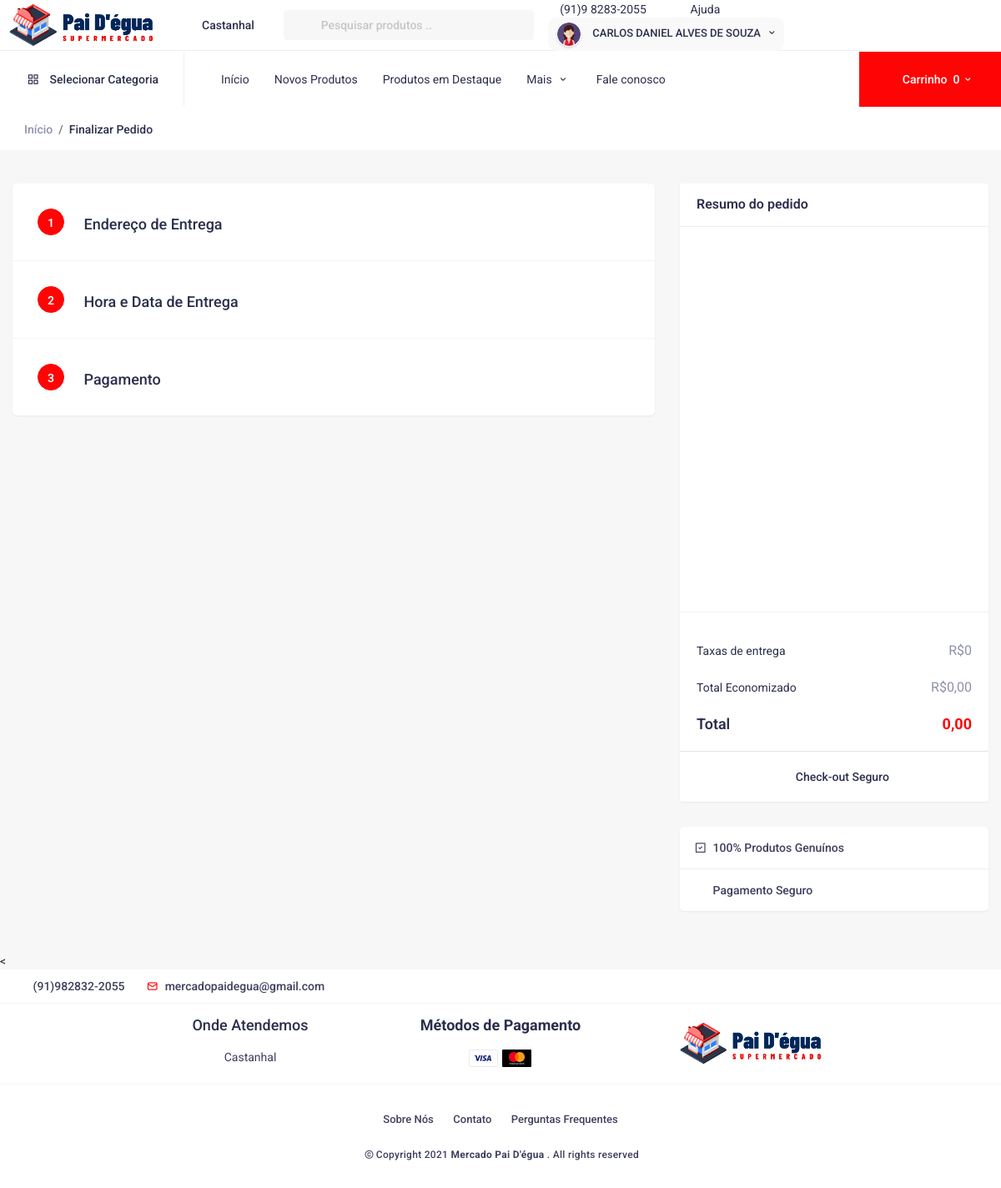
Page /HTML/Frontend/checkout.php (signed in) on the committed database.
### tables this page shows
CREATE TABLE `cliente` (
  `id` int(11) NOT NULL,
  `nome` varchar(40) NOT NULL,
  `email` varchar(25) NOT NULL,
  `senha` varchar(15) NOT NULL,
  `telefone` varchar(17) NOT NULL,
  `data_nascimento` date NOT NULL,
  `foto` blob NOT NULL
);

### HTML/Frontend/php/dados_cliente.php (called while the page is built)
<?php
		include('conexao.php');
		$telefone = $_SESSION['telefone'];
		$query = "SELECT * FROM cliente WHERE telefone = '$telefone'";
		$array = mysqli_query($conexao,$query);
		$resultado = mysqli_fetch_array($array);
?>

### HTML/Frontend/php/dados_endereco.php (called while the page is built, shortened)
<?php
include('dados_cliente.php');
?>

### HTML/Frontend/php/functions/cart.php (called while the page is built, shortened)
<?php
function getContentCart($pdo) {
	$results = array();
	return $results;
}
function conta_produtos($pdo) {
	$cont_itens = 0;
	return $cont_itens;
}
function getTotalfrete($pdo) {
	$frete = 6;
	$total = 0;
	if($total == 0){
		$frete = 0;
		$total = $total + $frete;
		return $total;
	}
	else{
		$total = $total + $frete;
		return $total;
	}
}
function getfrete($pdo) {
	$total = 0;
	if($total == 0){
		$frete = 0;
		return $frete;
	}
	else{
		$frete = 6;
		return $frete;
	}
}
function getTotaldesc($pdo) {
	$desc = 0;
	$total = 0;
	$total = $desc - $total;
	return $total;
}

### HTML/Frontend/php/Carrinho.php (called while the page is built, shortened)
<?php
	require_once "functions/cart.php";
	$pdoConnection = require_once "connection.php";
	$cont_itens = conta_produtos($pdoConnection);
	$totalCfrete  = getTotalfrete($pdoConnection);
	$totaldesc  = getTotaldesc($pdoConnection);
	$frete = getfrete($pdoConnection);
?>

### HTML/Frontend/checkout.php (the view, shortened to what this page needs)
<?php
	include("php/carrinho.php");
?>
<!DOCTYPE html>
<html lang="en">
<?php
	include('php/dados_cliente.php');
    include('php/dados_endereco.php');
?>
<head>
    <link href='vendor/unicons-2.0.1/css/unicons.css' rel='stylesheet'>
    <link href="css/style.css" rel="stylesheet">
    <link href="css/responsive.css" rel="stylesheet">
    <link href="css/night-mode.css" rel="stylesheet">
    <link href="css/step-wizard.css" rel="stylesheet">
    <link href="vendor/fontawesome-free/css/all.min.css" rel="stylesheet">
    <link href="vendor/OwlCarousel/assets/owl.carousel.css" rel="stylesheet">
    <link href="vendor/OwlCarousel/assets/owl.theme.default.min.css" rel="stylesheet">
    <link href="vendor/bootstrap/css/bootstrap.min.css" rel="stylesheet">
    <link rel="stylesheet" type="text/css" href="vendor/semantic/semantic.min.css">
</head>
<body>
	<header class="header clearfix">
		<div class="top-header-group">
			<div class="top-header">
				<div class="main_logo" id="logo">
					<a href="index.php"><img src="images/logo.png" alt=""></a>
				</div>
				<div class="select_location">
					<div class="ui inline dropdown loc-title">
						<div class="text">
							<i class="uil uil-location-point"></i>
							Castanhal
						</div>
					</div>
				</div>
				<div class="search120">
				<form method="GET" action="shop_grid.php" enctype="multipart/form-data">
					<div class="ui search">
						<div class="ui left icon input swdh10">
							<input class="prompt srch10" type="search" name='pesquisar' placeholder="Pesquisar produtos ..">
						</div>
					</div>
					</form>
				</div>
				<div class="header_right">
					<ul>
						<li>
							<a href="#" class="offer-link"><i class="uil uil-phone-alt"></i>(91)9 8283-2055</a>
						</li>
						<li>
							<a href="faq.php" class="offer-link"><i class="uil uil-question-circle"></i>Ajuda</a>
						</li>
						<li class="ui dropdown">
							<a href="#" class="opts_account">
                            <?php
								if(isset($resultado['foto'])){
									echo "<img src=' ".$resultado['foto']." ' alt=''>";
								}else{
									echo "<img src='images/avatar/img-5.jpg' alt=''>";
								};
								?>
                                <span class="user__name"><?php echo $resultado['nome'] ?></span>
								<i class="uil uil-angle-down"></i>
							</a>
						</li>
					</ul>
				</div>
			</div>
		</div>
		<div class="sub-header-group">
			<div class="sub-header">
				<div class="ui dropdown">
					<a href="#" class="category_drop hover-btn" data-toggle="modal" data-target="#category_model" title="Categories"><i class="uil uil-apps"></i><span class="cate__icon">Selecionar Categoria</span></a>
				</div>
				<nav class="navbar navbar-expand-lg navbar-light py-3">
					<div class="container-fluid">
						<div class="collapse navbar-collapse d-flex flex-column flex-lg-row flex-xl-row justify-content-lg-end bg-dark1 p-3 p-lg-0 mt1-5 mt-lg-0 mobileMenu" id="navbarSupportedContent">
							<ul class="navbar-nav main_nav align-self-stretch">
								<li class="nav-item"><a href="index.php" class="nav-link" title="Home">Início</a></li>
								<li class="nav-item"><a href="shop_grid.php?new_id=1" class="nav-link new_item" title="New Products">Novos Produtos</a></li>
								<li class="nav-item"><a href="shop_grid.php?destaque=2" class="nav-link" title="Featured Products">Produtos em Destaque</a></li>
								<li class="nav-item">
									<div class="ui icon top left dropdown nav__menu">
										<a class="nav-link" title="Pages">Mais <i class="uil uil-angle-down"></i></a>
									</div>
								</li>
								<li class="nav-item"><a href="contact_us.php" class="nav-link" title="Contact">Fale conosco</a></li>
							</ul>
						</div>
					</div>
				</nav>
				<div class="header_cart order-1">
				<?php if($cont_itens >= 1) { ?>
						<a href="#" class="cart__btn hover-btn pull-bs-canvas-left" title="Cart"><i class="uil uil-shopping-cart-alt"></i><span>Carrinho</span><ins><?php echo $cont_itens ?></ins><i class="uil uil-angle-down"></i></a>
					<?php }else{ ?>
						<a href="#" class="cart__btn hover-btn pull-bs-canvas-left" title="Cart"><i class="uil uil-shopping-cart-alt"></i><span>Carrinho</span><ins>0</ins><i class="uil uil-angle-down"></i></a>
					<?php } ?>
				</div>
			</div>
		</div>
	</header>
    <div class="wrapper">
        <div class="gambo-Breadcrumb">
            <div class="container">
                <div class="row">
                    <div class="col-md-12">
                        <nav aria-label="breadcrumb">
                            <ol class="breadcrumb">
                                <li class="breadcrumb-item"><a href="index.php">Início</a></li>
                                <li class="breadcrumb-item active" aria-current="page">Finalizar Pedido</li>
                            </ol>
                        </nav>
                    </div>
                </div>
            </div>
        </div>
<form action="php/criar_pedido.php" method="GET">
        <div class="all-product-grid">
            <div class="container">
                <div class="row">
                    <div class="col-lg-8 col-md-7">
                        <div id="checkout_wizard" class="checkout accordion left-chck145">
                             <div class="checkout-step">
                                <div class="checkout-card" id="headingTwo">
                                    <span class="checkout-step-number">1</span>
                                    <h4 class="checkout-step-title">
                                        <button class="wizard-btn collapsed" type="button" data-toggle="collapse" data-target="#collapseTwo" aria-expanded="false" aria-controls="collapseTwo"> Endereço de Entrega</button>
                                    </h4>
                                </div>
                            </div>
                            <div class="checkout-step">
                                <div class="checkout-card" id="headingThree">
                                    <span class="checkout-step-number">2</span>
                                    <h4 class="checkout-step-title">
                                        <button class="wizard-btn collapsed" type="button" data-toggle="collapse" data-target="#collapseThree" aria-expanded="false" aria-controls="collapseThree"> Hora e Data de Entrega </button>
                                    </h4>
                                </div>
                            </div>
                            <div class="checkout-step">
                                <div class="checkout-card" id="headingFour">
                                    <span class="checkout-step-number">3</span>
                                    <h4 class="checkout-step-title">
                                        <button class="wizard-btn collapsed" type="button" data-toggle="collapse" data-target="#collapseFour" aria-expanded="false" aria-controls="collapseFour">Pagamento</button>
                                    </h4>
                                </div>
                            </div>
                        </div>
                    </div>
                    </form>
                    <div class="col-lg-4 col-md-5">
                        <div class="pdpt-bg mt-0">
                            <div class="pdpt-title">
                                <h4>Resumo do pedido</h4>
                            </div>
                            <div class="pdpt-body-checkout scrollstyle_4">
                            </div>
                            <div class="total-checkout-group">
                                <div class="cart-total-dil pt-3">
                                    <h4>Taxas de entrega</h4>
                                    <span>R$<?php echo $frete ?></span>
                                </div>
                            </div>
                            <div class="cart-total-dil saving-total ">
                                <h4>Total Economizado</h4>
                                <span>R$<?php echo number_format($totaldesc, 2, ',', '.')?></span>
                            </div>
                            <div class="main-total-cart">
                                <h2>Total</h2>
                                <span><?php echo number_format($totalCfrete, 2, ',', '.')?></span>
                            </div>
                            <div class="payment-secure">
                                <i class="uil uil-padlock"></i>Check-out Seguro
                            </div>
                        </div>
                        <div class="checkout-safety-alerts">
                            <p><i class="uil uil-check-square"></i>100% Produtos Genuínos</p>
                            <p><i class="uil uil-shield-check"></i>Pagamento Seguro</p>
                        </div>
                    </div>
                </div>
    <	<footer class="footer">
		<div class="footer-first-row">
			<div class="container">
				<div class="row">
					<div class="col-md-6 col-sm-6">
						<ul class="call-email-alt">
							<li><a href="#" class="callemail"><i class="uil uil-dialpad-alt"></i>(91)982832-2055</a></li>
							<li><a href="#" class="callemail"><i class="uil uil-envelope-alt"></i>mercadopaidegua@gmail.com</a></li>
						</ul>
					</div>
				</div>
			</div>
		</div>
		<div class="footer-second-row">
			<div class="container">
				<div class="row-index">
					<div class="col-lg-3 col-md-6 col-sm-6">
						<div class="second-row-item" style="margin-top:47px;">
							<h4>Onde Atendemos</h4>
							<ul>
								<li><a href="#">Castanhal</a></li>
							</ul>
						</div>
					</div>
					<div class="col-lg-3 col-md-6 col-sm-6">
						<div class="second-row-item-payment">
							<h4>Métodos de Pagamento</h4>
							<div class="footer-payments">
								<ul id="paypal-gateway" class="financial-institutes">
									<li class="financial-institutes__logo">
										<img alt="Visa" title="Visa" src="images/footer-icons/pyicon-1.svg">
									</li>
									<li class="financial-institutes__logo">
										<img alt="MasterCard" title="MasterCard" src="images/footer-icons/pyicon-2.svg">
									</li>
								</ul>
							</div>
						</div>
						</div>
						<div class="col-lg-3 col-md-6 col-sm-6">
						<div class="second-row-item">
						<div class="main_logo-footer" id="logo">
					<img src="images/logo.png" alt="">
				</div>
					</div>
							</div>
					</div>
				</div>
			</div>
		<div class="footer-last-row">
			<div class="container">
				<div class="row">
					<div class="col-md-12">
						<div class="footer-bottom-links" style="text-align-last:center;">
							<ul>
								<li><a href="about_us.php">Sobre Nós</a></li>
								<li><a href="contact_us.php">Contato</a></li>
								<li><a href="faq.php">Perguntas Frequentes</a></li>
							</ul>
						</div>
						<div class="copyright-text">
							<i class="uil uil-copyright"></i>Copyright 2021 <b>Mercado Pai D'égua</b> . All rights reserved
						</div>
					</div>
				</div>
			</div>
		</div>
	</footer>
</body>
</html>

### HTML/Frontend/css/responsive.css (style rules this page uses)
@media (min-width: 1200px) { .container { max-width: 1200px !important; } }

### HTML/Frontend/css/step-wizard.css (style rules this page uses)
.checkout { background-color: #fff; box-shadow: 0 1px 2px 0 #e9e9e9; font-size: 14px; border-radius: 5px; }
.checkout-step { border-top: 1px solid #f3f3f3; color: #2b2f4c; font-size: 14px; padding: 30px; position: relative; }
.checkout-step:first-child { border-top: 0; }
.checkout-step-number { border-radius: 50%; border: 1px solid #ff0404; display: inline-block; font-size: 14px; font-weight: 600; height: 32px; margin-right: 20px; padding: 6px; text-align: center; width: 32px; color: #fff; background: #ff0404; }
.checkout-step-title { font-size: 18px; font-weight: 500; vertical-align: middle; display: inline-block; margin: 0px; }
.wizard-btn { background: transparent; border: 0; font-family: 'Roboto', sans-serif; font-weight: 500; font-size: 18px; color: #2b2f4c; }

### rows in the picture
cliente: foto (picture), nome "CARLOS DANIEL ALVES DE SOUZA"

### other values in the picture
$frete "0"
$totaldesc "0,00"
$totalCfrete "0,00"
